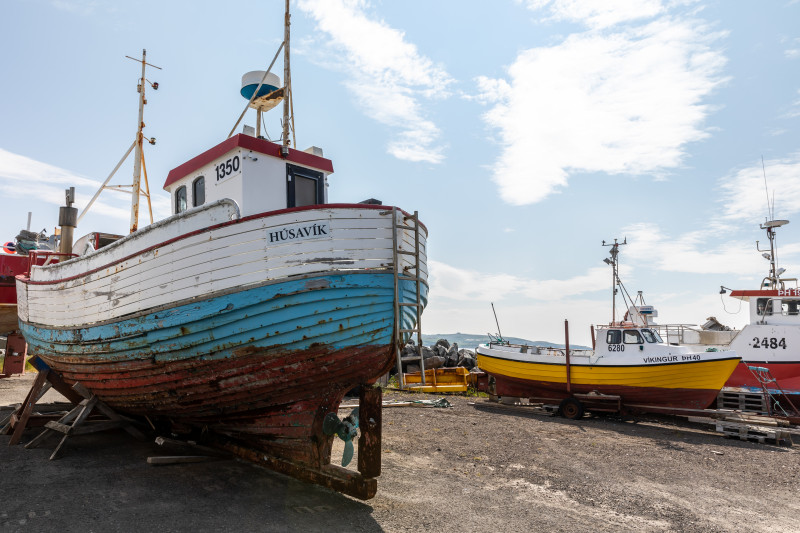
#> input picture 数字图像处理/作业1/boat.jpg, 800 x 533 px
$ jupyter execute '数字图像处理_对比度增强_01_吕翊铭.ipynb'
#> lines starting #> are read from the running program, lines starting #| are printed output that depends on the picture
# 0.预处理
读取图片，转换色彩空间为HSV以便处理

[cell 1]
import cv2
import numpy as np
from matplotlib import pyplot as plt

[cell 2]
boat = cv2.imread('boat.jpg')
#> boat is the input picture: shape (533, 800, 3); mean B, G, R 157.6, 154.7, 152.3
boat_hsv = cv2.cvtColor(boat, cv2.COLOR_BGR2HSV)
#> boat_hsv: shape (533, 800, 3); mean H, S, V 65.3, 55, 168.4
# RGB 图像用来输出表示
boat_rgb = cv2.cvtColor(boat_hsv, cv2.COLOR_HSV2RGB)
# 分离 HSV 通道用来增强对比度
h, s, v = cv2.split(boat_hsv)
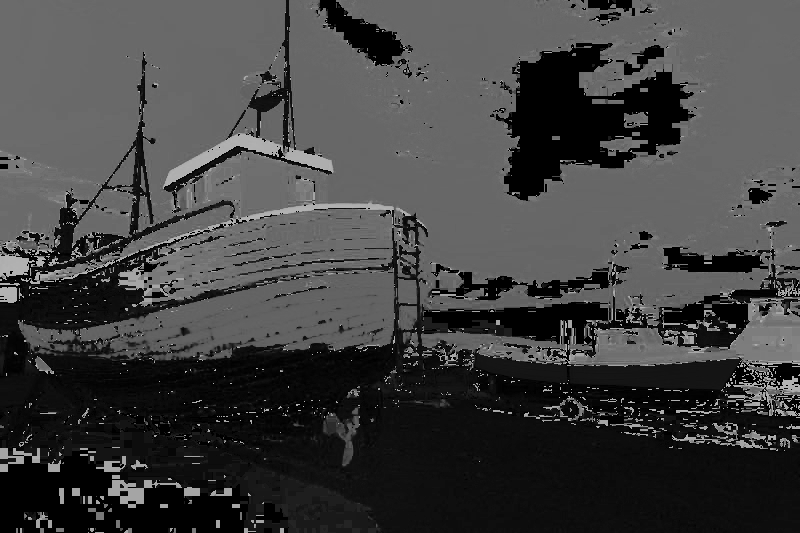
#> h: shape (533, 800); min 0, max 179, mean 65.3
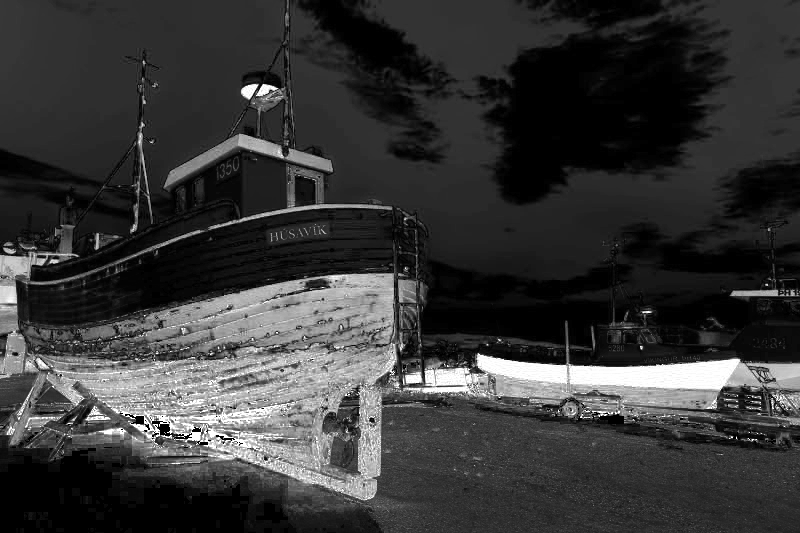
#> s: shape (533, 800); min 0, max 255, mean 55
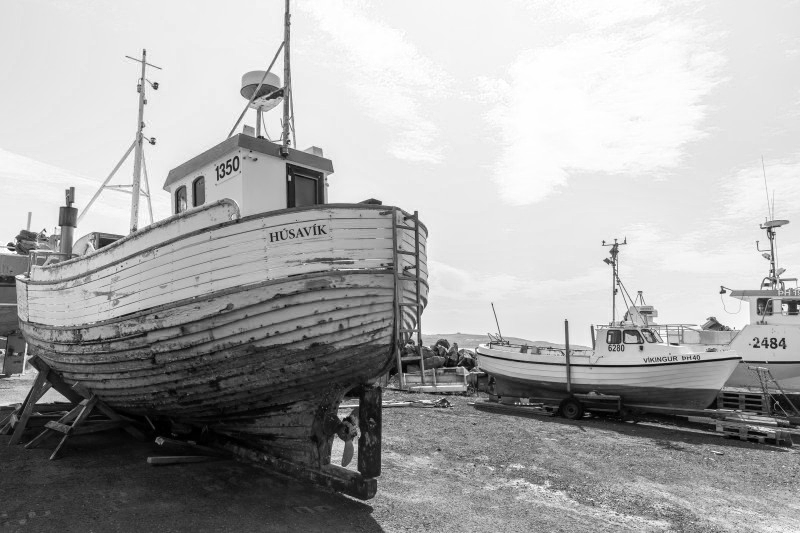
#> v: shape (533, 800); min 0, max 255, mean 168.4

下图分别是某图低对比（左）度和该图高对比度（右）的直方图。

显然左边的像素值的变化范围比右边小，也就是左边的方差比右边的方差小<br>
而且对比度本质上是衡量图像中亮度变化的程度，所以这里使用像素方差作为这个指标。<br><br>
再写一个量化指标的函数来展示结果。

[cell 3]
def calculate_variance(image):
    # 将图像转换为灰度图
    gray_image = cv2.cvtColor(image, cv2.COLOR_RGB2GRAY)
    return np.var(gray_image)

写一个用来展示对比对比度增强前后图像的函数

[cell 4]
def show_img(new_boat):
    plt.figure(figsize=(12, 6))
    # 显示原图
    plt.subplot(1, 2, 1)
    plt.imshow(boat_rgb)
    plt.title('Original Image')
    plt.axis('off')
    plt.text(0.5, -0.1, f'variance: {calculate_variance(boat_rgb):.2f}',
             ha='center', va='center',
             transform=plt.gca().transAxes,
             fontsize=12, color='black')
    # 显示新图
    plt.subplot(1, 2, 2)
    plt.imshow(new_boat)
    plt.title('New Image')
    plt.axis('off')
    plt.text(0.5, -0.1, f'variance: {calculate_variance(new_boat):.2f}',
             ha='center', va='center',
             transform=plt.gca().transAxes,
             fontsize=12, color='black')

    plt.show()

# 1.CLAHE算法增强对比度

[cell 5]
clahe = cv2.createCLAHE(clipLimit=2.0, tileGridSize=(8, 8))

[cell 6]
v_clahe = clahe.apply(v)
# 合并通道
hsv_clahe = cv2.merge([h, s, v_clahe])
#> hsv_clahe: shape (533, 800, 3); mean H, S, V 65.3, 55, 168.1
boat_rgb_clahe = cv2.cvtColor(hsv_clahe, cv2.COLOR_HSV2RGB)
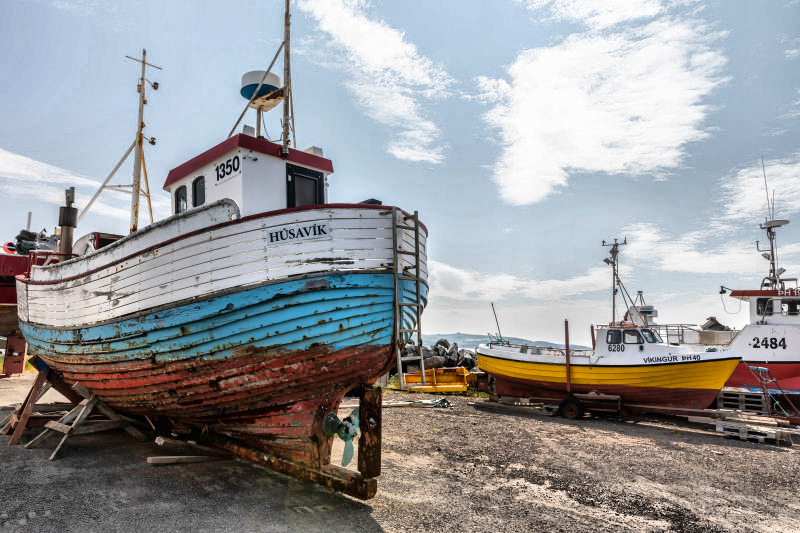
#> boat_rgb_clahe: shape (533, 800, 3); mean R, G, B 152.1, 153.4, 155.6
show_img(boat_rgb_clahe)
#> in calculate_variance (call 2), `gray_image = cv2.cvtColor(image, cv2.COLOR_RGB2GRAY)`:
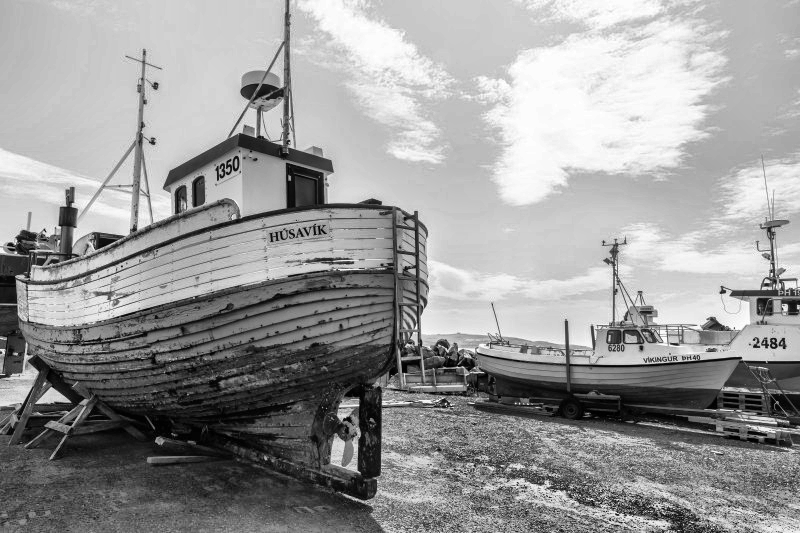
#> gray_image: shape (533, 800); min 0, max 255, mean 153.2

# 2.直方图均衡化

[cell 7]
# 计算直方图
hist, bins = np.histogram(v.flatten(), 256, [0,256])
#> hist = 256 values, max 11885 at index 234, min 148 at index 215, mean 1665.6; bins = 257 values from 0 to 256

# 计算累积直方图
cdf = hist.cumsum()
#> cdf = 256 values from 244 to 426400
cdf_normalized = cdf * float(hist.max()) / cdf.max()
#> cdf_normalized = 256 values from 6.8 to 11885

# 构建累积直方图的映射表
cdf_m = np.ma.masked_equal(cdf, 0)
cdf_m = (cdf_m - cdf_m.min()) * 255 / (cdf_m.max() - cdf_m.min())
cdf = np.ma.filled(cdf_m, 0).astype('uint8')
#> cdf = 256 values from 0 to 255

# 应用直方图均衡化
v_2 = cdf[v]
hsv_2 = cv2.merge([h, s, v_2])
#> hsv_2: shape (533, 800, 3); mean H, S, V 65.3, 55, 128.1
boat_rgb_2 = cv2.cvtColor(hsv_2, cv2.COLOR_HSV2RGB)
show_img(boat_rgb_2)
#> in calculate_variance (call 4), `gray_image = cv2.cvtColor(image, cv2.COLOR_RGB2GRAY)`:
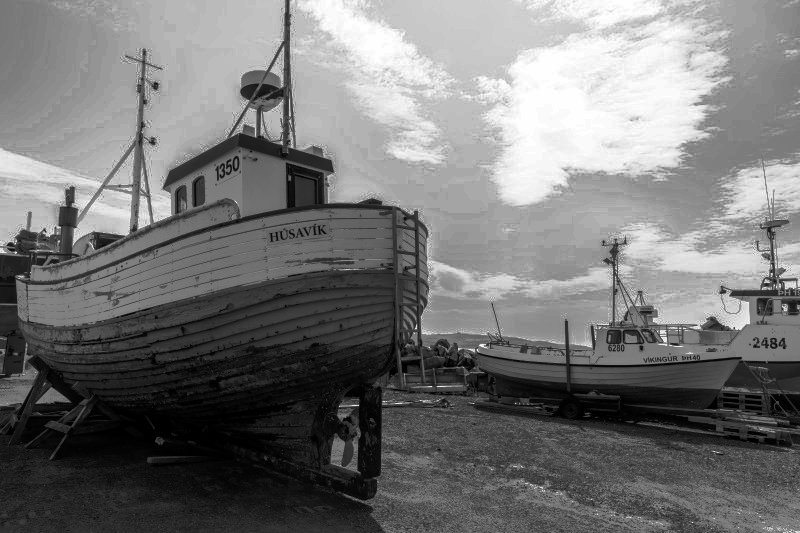
#> gray_image: shape (533, 800); min 0, max 255, mean 117.8

# 3.缩放直方图的范围

先画该图的直方图看看长什么样

[cell 8]
v_hist = cv2.calcHist([v], [0], None, [256], [0, 256])
#> v_hist has the same summary as hist
plt.figure(figsize=(8, 6))
plt.plot(v_hist, color='black')
plt.xlim([0, 256])
plt.show()
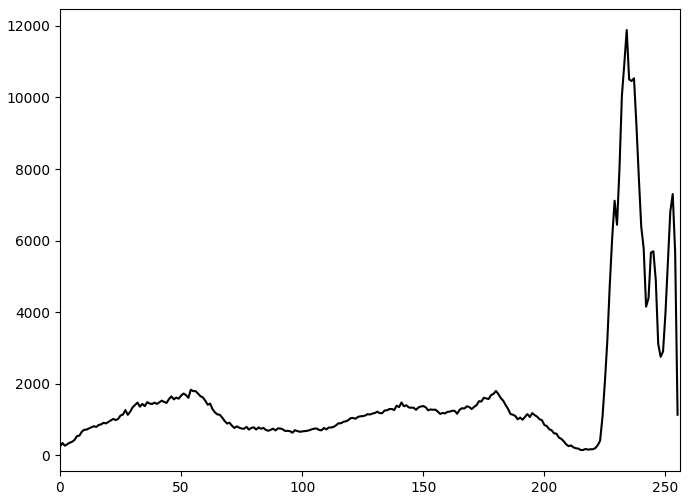
#> figure drawn by matplotlib, 1 panel; curve peaks at x = 234, y = 11885

[cell 9]
# 归一化 V 通道并缩放
v_norm = (v - v.min()) / (v.max() - v.min())
v_3 = 50 + (255 - 50) * v_norm
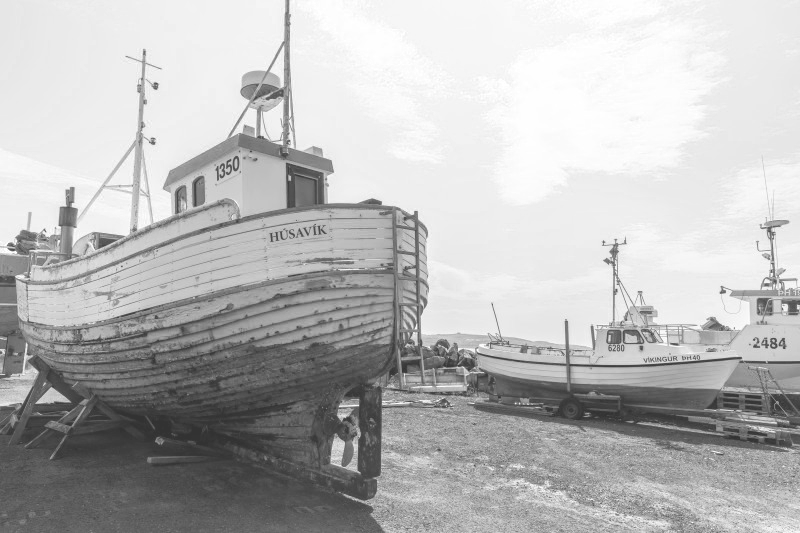
#> v_3: shape (533, 800) float64; min 50, max 255, mean 185.4
v_3 = v_3.astype(np.uint8)

[cell 10]
hsv_3 = cv2.merge([h, s, v_3])
#> hsv_3: shape (533, 800, 3); mean H, S, V 65.3, 55, 184.9
boat_rgb_3 = cv2.cvtColor(hsv_3, cv2.COLOR_HSV2RGB)
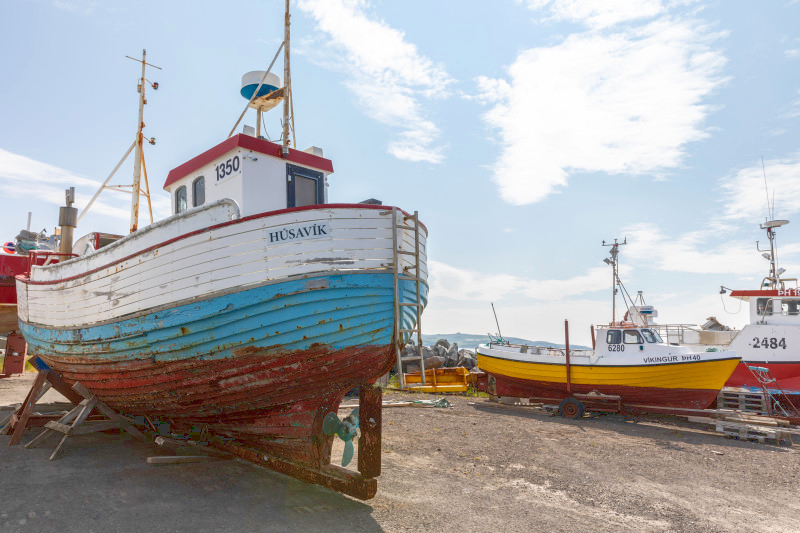
#> boat_rgb_3: shape (533, 800, 3); mean R, G, B 167.6, 167.6, 169.5
show_img(boat_rgb_3)
#> in calculate_variance (call 6), `gray_image = cv2.cvtColor(image, cv2.COLOR_RGB2GRAY)`:
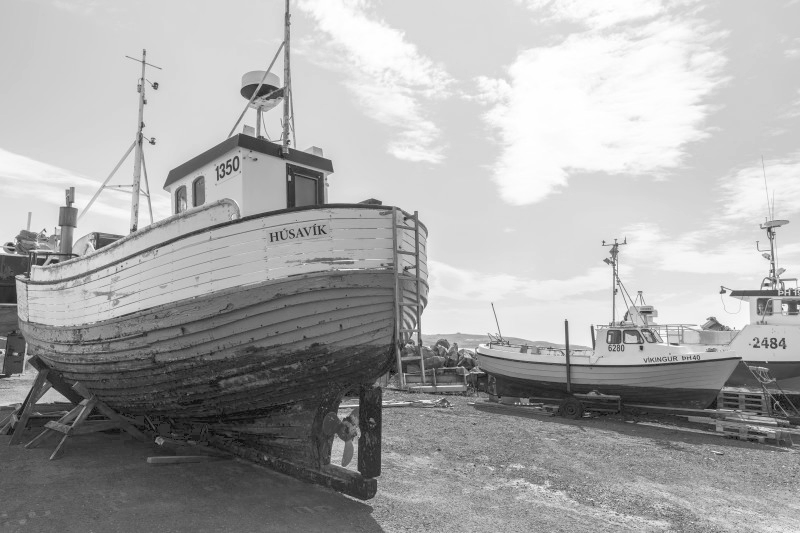
#> gray_image: shape (533, 800); min 6, max 255, mean 167.8
